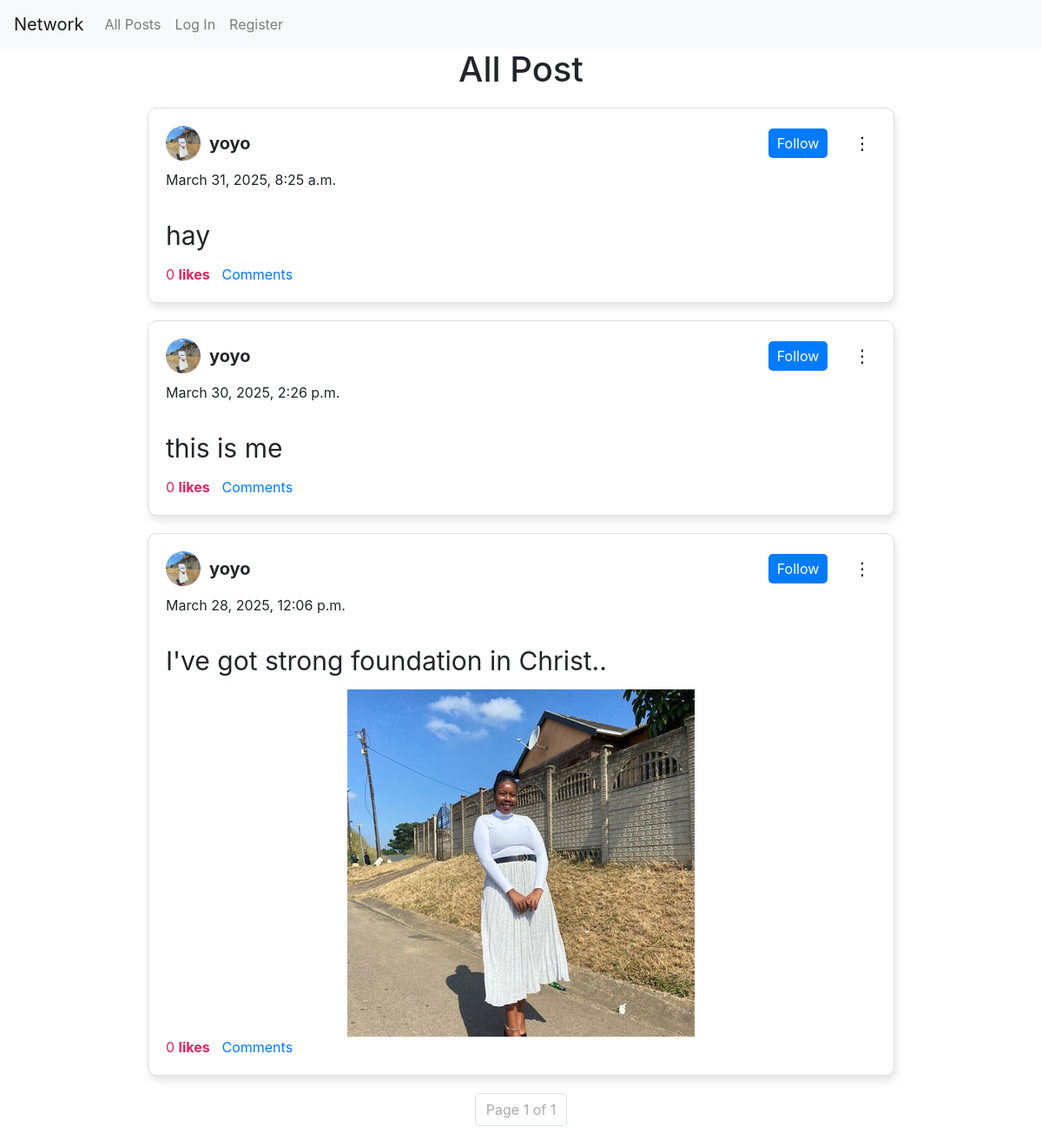
Before: / with the older database file.
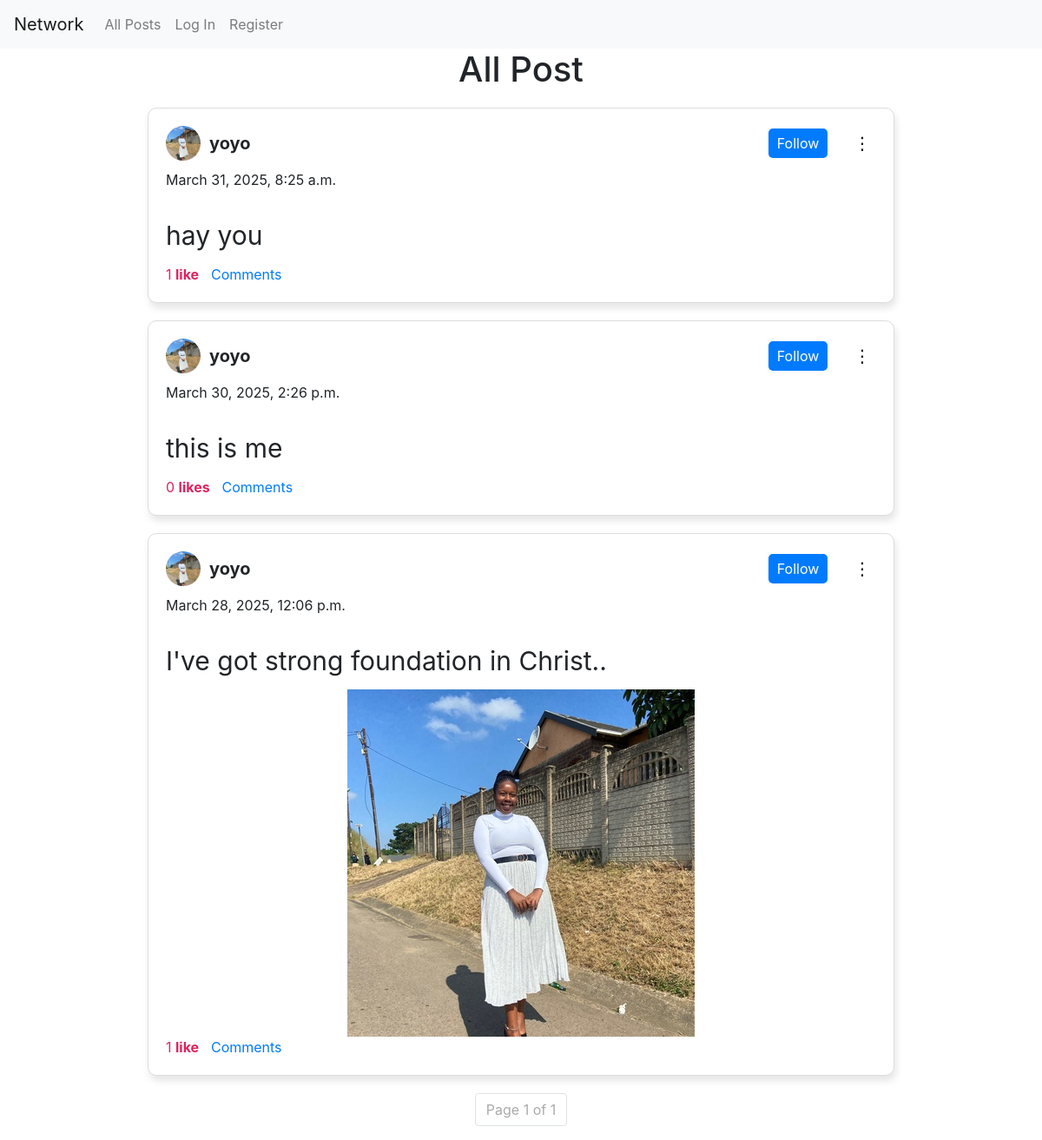
After: the same page with the newer database file.
### network/models.py (models this page shows, shortened)
class Post(models.Model):
    user = models.ForeignKey(User, on_delete=models.CASCADE, related_name="post")
    content = models.TextField()
    image = models.ImageField(upload_to="posts/", blank=True, null=True)  # Optional field
    created_at = models.DateTimeField(auto_now_add=True)
    hide = models.BooleanField(default=False)
    likes = models.ManyToManyField(User, related_name="liked_posts", blank=True)  # Users who liked the post

class User(AbstractUser):
    pass

class Profile(models.Model):
    user = models.OneToOneField(User,on_delete=models.CASCADE, related_name="Profile_user")
    username = models.CharField(max_length=100)
    image = models.ImageField(upload_to='uploads/', blank=True, null=True)
    bio = models.TextField()

### network/views.py (the view)
# urls.py: path("", views.index, name="index"),
def index(request):
    page_number = request.GET.get('page', 1)  # Get page number from query param
    post = get_posts(page_number=page_number)
    return render(request, "network/index.html",{"posts":post})

### network/views.py (called while the page is built)
def get_posts(post_id=None, page_number=1, posts_per_page=10):
    if post_id:
        return get_object_or_404(Post, id=post_id)
    else:
        posts = Post.objects.annotate(like_count=Count('likes')).order_by('-created_at')
        paginator = Paginator(posts, posts_per_page)
        page_obj = paginator.get_page(page_number)  # Get the requested page
        return page_obj

### network/templates/network/index.html (shortened to what this page needs)
{% extends "network/layout.html" %} {% block body %}
<div id="all">
  <h1>All Post</h1>
  <div id="postList">
    {% if posts %} {% for post in posts %}
    <div class="post-container" id="post-{{post.id}}">
      <div class="post-header">
        <div class="user-info">
          <a href="#">
            <img
              src="{{post.user.Profile_user.image.url}}"
              alt="Profile Picture"
              class="profile_img"
            />
          </a>
          <span class="user-name">{{post.user.username}}</span>
        </div>
        {% if post.user != user %}
        <button class="follow-btn">Follow</button>
        {% endif %}
        <div class="post-options">
          <button class="options-btn">⋮</button>
        </div>
      </div>
      <div class="date">{{post.created_at}}</div>
      <div class="post-content">{{post.content}}</div>
      {% if post.image %}
      <div class="post-image">
        <img src="{{post.image.url}}" alt="Post Image" />
      </div>
      {% endif %}
      <div class="post-action">
        <span class="like-count">{{ post.like_count }}</span>
        <a class="like-btn" href="{% url 'like' post.id %}">
          like{{post.like_count|pluralize }}
        </a>
        <span class="comment"><a href="#">Comments</a></span>
      </div>
    </div>
    {% endfor %} {% else %}
    <p>No Posts available</p>
    {% endif %}
    <div class="pagination-container">
      <nav aria-label="Page navigation">
        <ul class="pagination">
          <li class="page-item disabled">
            <span class="page-link"
              >Page {{ posts.number }} of {{ posts.paginator.num_pages }}</span
            >
          </li>
        </ul>
      </nav>
    </div>
  </div>
</div>
{% endblock %}

Changed rows visible on the page:
changed Post: content "hay" → "hay you"; like_count "0" → "1"
computed for Post "I've got strong foundation in Christ..": like_count "0" → "1"
